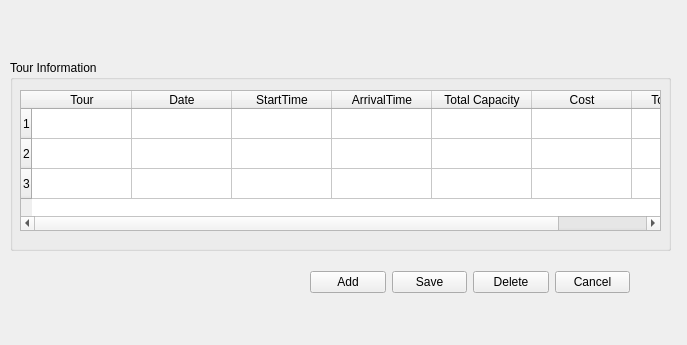
<ui version="4.0" >
 <author></author>
 <comment></comment>
 <exportmacro></exportmacro>
 <class>tour_info</class>
 <widget class="QWidget" name="tour_info" >
  <property name="geometry" >
   <rect>
    <x>0</x>
    <y>0</y>
    <width>687</width>
    <height>345</height>
   </rect>
  </property>
  <property name="windowTitle" >
   <string>tourinfo</string>
  </property>
  <widget class="QWidget" name="layoutWidget" >
   <property name="geometry" >
    <rect>
     <x>310</x>
     <y>270</y>
     <width>320</width>
     <height>25</height>
    </rect>
   </property>
   <layout class="QHBoxLayout" >
    <property name="margin" >
     <number>0</number>
    </property>
    <property name="spacing" >
     <number>6</number>
    </property>
    <item>
     <widget class="QPushButton" name="pbTourAdd" >
      <property name="text" >
       <string>Add</string>
      </property>
     </widget>
    </item>
    <item>
     <widget class="QPushButton" name="pbTourSave" >
      <property name="text" >
       <string>Save</string>
      </property>
     </widget>
    </item>
    <item>
     <widget class="QPushButton" name="pbTourDelete" >
      <property name="text" >
       <string>Delete</string>
      </property>
     </widget>
    </item>
    <item>
     <widget class="QPushButton" name="pbTourCancel" >
      <property name="text" >
       <string>Cancel</string>
      </property>
     </widget>
    </item>
   </layout>
  </widget>
  <widget class="QGroupBox" name="gbTourinfo" >
   <property name="geometry" >
    <rect>
     <x>10</x>
     <y>60</y>
     <width>661</width>
     <height>191</height>
    </rect>
   </property>
   <property name="title" >
    <string>Tour Information</string>
   </property>
   <widget class="QTableWidget" name="tblTourInfo" >
    <property name="geometry" >
     <rect>
      <x>10</x>
      <y>30</y>
      <width>641</width>
      <height>141</height>
     </rect>
    </property>
    <row>
     <property name="text" >
      <string>1</string>
     </property>
    </row>
    <row>
     <property name="text" >
      <string>2</string>
     </property>
    </row>
    <row>
     <property name="text" >
      <string>3</string>
     </property>
    </row>
    <column>
     <property name="text" >
      <string>Tour</string>
     </property>
    </column>
    <column>
     <property name="text" >
      <string>Date</string>
     </property>
    </column>
    <column>
     <property name="text" >
      <string>StartTime</string>
     </property>
    </column>
    <column>
     <property name="text" >
      <string>ArrivalTime</string>
     </property>
    </column>
    <column>
     <property name="text" >
      <string>Total Capacity</string>
     </property>
    </column>
    <column>
     <property name="text" >
      <string>Cost</string>
     </property>
    </column>
    <column>
     <property name="text" >
      <string>Tour details</string>
     </property>
    </column>
   </widget>
  </widget>
 </widget>
 <pixmapfunction></pixmapfunction>
 <resources/>
 <connections>
  <connection>
   <sender>pbTourCancel</sender>
   <signal>clicked()</signal>
   <receiver>tour_info</receiver>
   <slot>close()</slot>
   <hints>
    <hint type="sourcelabel" >
     <x>585</x>
     <y>292</y>
    </hint>
    <hint type="destinationlabel" >
     <x>595</x>
     <y>42</y>
    </hint>
   </hints>
  </connection>
 </connections>
</ui>
